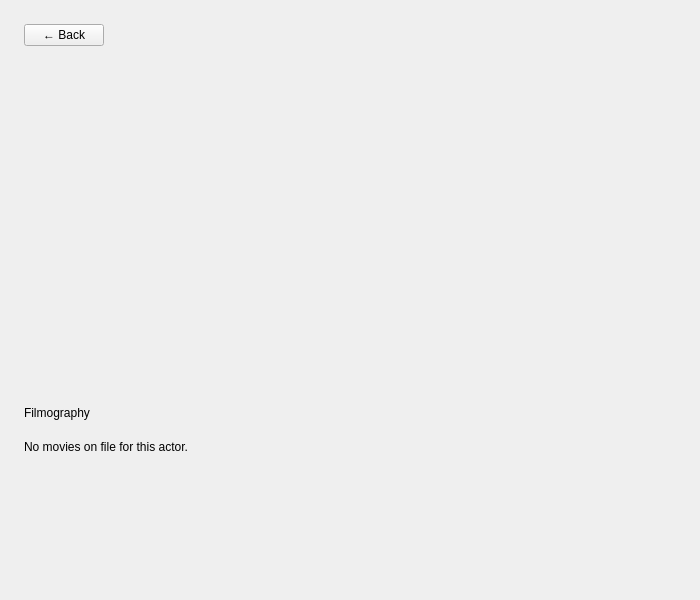
<?xml version="1.0" encoding="UTF-8"?>
<ui version="4.0">
 <class>Actor</class>
 <widget class="QWidget" name="Actor">
  <property name="geometry">
   <rect>
    <x>0</x>
    <y>0</y>
    <width>700</width>
    <height>600</height>
   </rect>
  </property>
  <property name="windowTitle">
   <string>Actor</string>
  </property>
  <property name="styleSheet">
   <string notr="true">#Actor {
    background-color: #0F0F11;
}
QScrollArea {
    border: none;
    background-color: transparent;
}
QScrollArea > QWidget#qt_scrollarea_viewport {
    background-color: transparent;
}
#actorScrollContent {
    background-color: transparent;
}
QPushButton#actorBackButton {
    color: #FFFFFF;
    background-color: #181818;
    border: 1px solid #181818;
    border-radius: 8px;
    padding: 6px 14px;
    font-size: 13px;
    font-weight: 600;
}
QPushButton#actorBackButton:hover {
    background-color: #232325;
    border-color: #2A2A2C;
}
QLabel#actorNameLabel {
    color: #FFFFFF;
    font-size: 24px;
    font-weight: 700;
}
QLabel#actorMetaLabel {
    color: #6C6C6E;
    font-size: 13px;
}
QLabel#actorDescriptionLabel {
    color: #E6E6E6;
    font-size: 14px;
    line-height: 1.4;
}
QLabel#actorPosterLabel {
    background-color: #181818;
    border-radius: 8px;
}
QLabel#filmographyTitleLabel {
    color: #FFFFFF;
    font-size: 18px;
    font-weight: 700;
}
QLabel#filmographyEmptyLabel {
    color: #6C6C6E;
    font-size: 13px;
}
QFrame#movieCard {
    background-color: #181818;
    border-radius: 8px;
    border: 1px solid #181818;
}
QFrame#movieCard:hover {
    background-color: #232325;
    border: 1px solid #2A2A2C;
}
QLabel#movieCardTitle {
    color: #FFFFFF;
    font-size: 13px;
    font-weight: 600;
}
QLabel#movieCardGenres {
    color: #6C6C6E;
    font-size: 11px;
}
QLabel#movieCardRating {
    color: #FFFFFF;
    font-size: 12px;
}
QLabel#movieCardReviews {
    color: #6C6C6E;
    font-size: 12px;
}</string>
  </property>
  <layout class="QVBoxLayout" name="actorPageRootLayout">
   <property name="spacing">
    <number>0</number>
   </property>
   <property name="leftMargin">
    <number>0</number>
   </property>
   <property name="topMargin">
    <number>0</number>
   </property>
   <property name="rightMargin">
    <number>0</number>
   </property>
   <property name="bottomMargin">
    <number>0</number>
   </property>
   <item>
    <widget class="QScrollArea" name="actorScrollArea">
     <property name="widgetResizable">
      <bool>true</bool>
     </property>
     <property name="frameShape">
      <enum>QFrame::NoFrame</enum>
     </property>
     <widget class="QWidget" name="actorScrollContent">
      <layout class="QVBoxLayout" name="actorScrollLayout">
       <property name="spacing">
        <number>20</number>
       </property>
       <property name="leftMargin">
        <number>24</number>
       </property>
       <property name="topMargin">
        <number>24</number>
       </property>
       <property name="rightMargin">
        <number>24</number>
       </property>
       <property name="bottomMargin">
        <number>24</number>
       </property>
       <item>
        <layout class="QHBoxLayout" name="actorBackRow">
         <item>
          <widget class="QPushButton" name="actorBackButton">
           <property name="text">
            <string>← Back</string>
           </property>
           <property name="cursor">
            <cursorShape>PointingHandCursor</cursorShape>
           </property>
          </widget>
         </item>
         <item>
          <spacer name="actorBackSpacer">
           <property name="orientation">
            <enum>Qt::Horizontal</enum>
           </property>
           <property name="sizeHint" stdset="0">
            <size>
             <width>40</width>
             <height>20</height>
            </size>
           </property>
          </spacer>
         </item>
        </layout>
       </item>
       <item>
        <layout class="QHBoxLayout" name="actorHeaderLayout">
         <property name="spacing">
          <number>20</number>
         </property>
         <item>
          <widget class="QLabel" name="actorPosterLabel">
           <property name="minimumSize">
            <size>
             <width>220</width>
             <height>320</height>
            </size>
           </property>
           <property name="maximumSize">
            <size>
             <width>220</width>
             <height>320</height>
            </size>
           </property>
           <property name="alignment">
            <set>Qt::AlignCenter</set>
           </property>
           <property name="text">
            <string/>
           </property>
          </widget>
         </item>
         <item>
          <layout class="QVBoxLayout" name="actorInfoLayout">
           <property name="spacing">
            <number>10</number>
           </property>
           <item>
            <widget class="QLabel" name="actorNameLabel">
             <property name="text">
              <string/>
             </property>
             <property name="wordWrap">
              <bool>true</bool>
             </property>
            </widget>
           </item>
           <item>
            <widget class="QLabel" name="actorMetaLabel">
             <property name="text">
              <string/>
             </property>
             <property name="wordWrap">
              <bool>true</bool>
             </property>
            </widget>
           </item>
           <item>
            <widget class="QLabel" name="actorDescriptionLabel">
             <property name="text">
              <string/>
             </property>
             <property name="wordWrap">
              <bool>true</bool>
             </property>
             <property name="alignment">
              <set>Qt::AlignTop</set>
             </property>
            </widget>
           </item>
           <item>
            <spacer name="actorInfoSpacer">
             <property name="orientation">
              <enum>Qt::Vertical</enum>
             </property>
             <property name="sizeHint" stdset="0">
              <size>
               <width>20</width>
               <height>10</height>
              </size>
             </property>
            </spacer>
           </item>
          </layout>
         </item>
        </layout>
       </item>
       <item>
        <widget class="QLabel" name="filmographyTitleLabel">
         <property name="text">
          <string>Filmography</string>
         </property>
        </widget>
       </item>
       <item>
        <widget class="QLabel" name="filmographyEmptyLabel">
         <property name="text">
          <string>No movies on file for this actor.</string>
         </property>
         <property name="visible">
          <bool>false</bool>
         </property>
        </widget>
       </item>
       <item>
        <layout class="QGridLayout" name="filmographyGrid">
         <property name="horizontalSpacing">
          <number>24</number>
         </property>
         <property name="verticalSpacing">
          <number>32</number>
         </property>
        </layout>
       </item>
       <item>
        <spacer name="bottomSpacer">
         <property name="orientation">
          <enum>Qt::Vertical</enum>
         </property>
         <property name="sizeHint" stdset="0">
          <size>
           <width>20</width>
           <height>20</height>
          </size>
         </property>
        </spacer>
       </item>
      </layout>
     </widget>
    </widget>
   </item>
  </layout>
 </widget>
 <resources>
  <include location="../../../../assets/resources.qrc"/>
 </resources>
 <connections/>
</ui>
